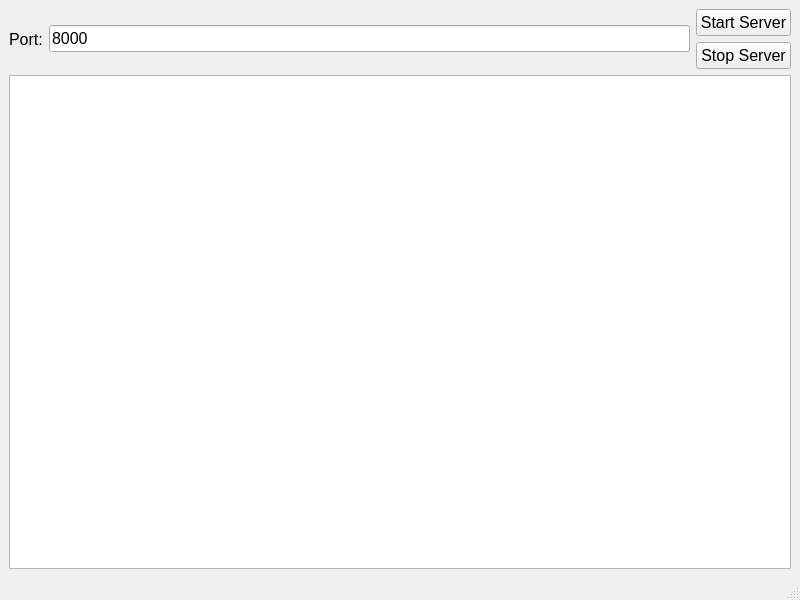
<?xml version="1.0" encoding="UTF-8"?>
<ui version="4.0">
 <class>MainWindowServer</class>
 <widget class="QMainWindow" name="MainWindowServer">
  <property name="geometry">
   <rect>
    <x>0</x>
    <y>0</y>
    <width>800</width>
    <height>600</height>
   </rect>
  </property>
  <property name="windowTitle">
   <string>Server</string>
  </property>
  <widget class="QWidget" name="centralwidget">
   <layout class="QHBoxLayout" name="horizontalLayout">
    <item>
     <layout class="QGridLayout" name="gridLayout_3">
      <item row="0" column="0">
       <layout class="QGridLayout" name="gridLayout_2">
        <item row="0" column="0">
         <widget class="QLabel" name="portLabel">
          <property name="font">
           <font>
            <family>Arial</family>
            <pointsize>12</pointsize>
           </font>
          </property>
          <property name="text">
           <string>Port:</string>
          </property>
         </widget>
        </item>
        <item row="0" column="1">
         <widget class="QLineEdit" name="portInput">
          <property name="font">
           <font>
            <family>Arial</family>
            <pointsize>12</pointsize>
           </font>
          </property>
          <property name="text">
           <string>8000</string>
          </property>
         </widget>
        </item>
        <item row="0" column="2">
         <layout class="QGridLayout" name="gridLayout">
          <item row="1" column="0">
           <widget class="QPushButton" name="stopButton">
            <property name="font">
             <font>
              <family>Arial</family>
              <pointsize>12</pointsize>
             </font>
            </property>
            <property name="text">
             <string>Stop Server</string>
            </property>
           </widget>
          </item>
          <item row="0" column="0">
           <widget class="QPushButton" name="startButton">
            <property name="font">
             <font>
              <family>Arial</family>
              <pointsize>12</pointsize>
             </font>
            </property>
            <property name="text">
             <string>Start Server</string>
            </property>
           </widget>
          </item>
         </layout>
        </item>
       </layout>
      </item>
      <item row="1" column="0">
       <widget class="QTextEdit" name="logOutput">
        <property name="font">
         <font>
          <family>Arial</family>
          <pointsize>12</pointsize>
         </font>
        </property>
        <property name="readOnly">
         <bool>true</bool>
        </property>
        <property name="html">
         <string>&lt;!DOCTYPE HTML PUBLIC &quot;-//W3C//DTD HTML 4.0//EN&quot; &quot;http://www.w3.org/TR/REC-html40/strict.dtd&quot;&gt;
&lt;html&gt;&lt;head&gt;&lt;meta name=&quot;qrichtext&quot; content=&quot;1&quot; /&gt;&lt;style type=&quot;text/css&quot;&gt;
p, li { white-space: pre-wrap; }
&lt;/style&gt;&lt;/head&gt;&lt;body style=&quot; font-family:'Arial'; font-size:12pt; font-weight:400; font-style:normal;&quot;&gt;
&lt;p style=&quot;-qt-paragraph-type:empty; margin-top:0px; margin-bottom:0px; margin-left:0px; margin-right:0px; -qt-block-indent:0; text-indent:0px; font-size:10pt;&quot;&gt;&lt;br /&gt;&lt;/p&gt;&lt;/body&gt;&lt;/html&gt;</string>
        </property>
       </widget>
      </item>
     </layout>
    </item>
   </layout>
  </widget>
  <widget class="QMenuBar" name="menubar">
   <property name="geometry">
    <rect>
     <x>0</x>
     <y>0</y>
     <width>800</width>
     <height>26</height>
    </rect>
   </property>
  </widget>
  <widget class="QStatusBar" name="statusbar"/>
 </widget>
 <resources/>
 <connections/>
</ui>
